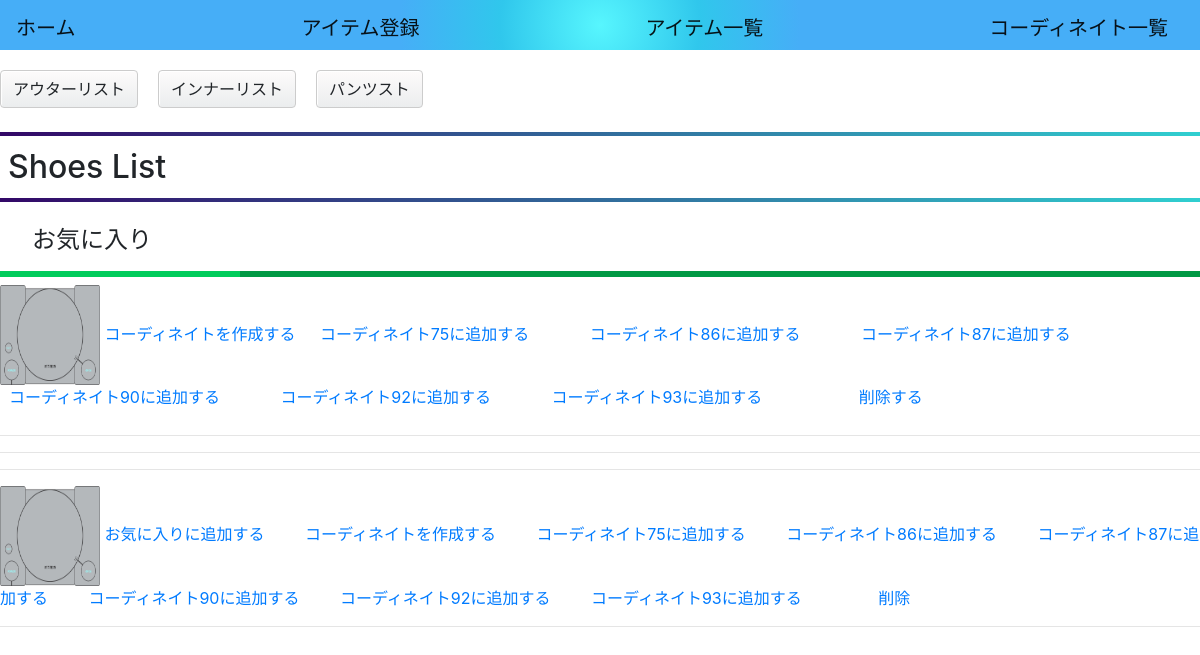
The page /clothes/shoes_list/ (signed in) on the database as committed earlier.
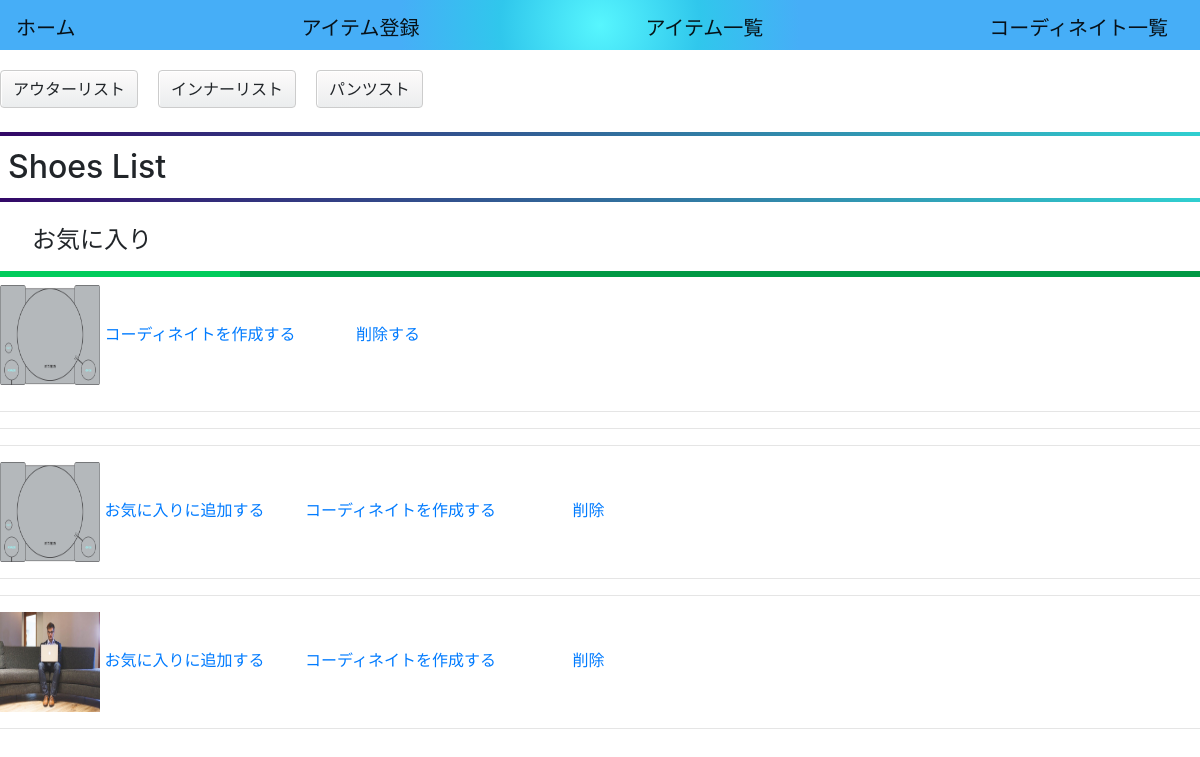
The same page on the database as committed later.
### clothes/models.py (models this page shows, shortened)
class Favorite(models.Model):
    user = models.ForeignKey(Users, on_delete=models.CASCADE, null=True)
    outer = models.FileField(upload_to='picture/',default='')
    inner = models.FileField(upload_to='picture/',default='')
    pants = models.FileField(upload_to='picture/',default='')
    shoes = models.FileField(upload_to='picture/',default='')
    coordinate = models.ForeignKey(Coordinate, on_delete=models.SET_NULL, null=True, blank=True,related_name='favorites')
    create_at = models.DateTimeField(default=timezone.now)
    update_at = models.DateTimeField(default=timezone.now)
    class Meta:
        db_table = 'favorite'

class Coordinate(models.Model):
    id = models.AutoField(primary_key=True)
    user = models.ForeignKey(Users, on_delete=models.CASCADE, null=True)
    name = models.CharField(max_length=10000, blank=True)
    description = models.CharField(max_length=100, blank=True)
    outer = models.FileField(upload_to='picture/',default='')
    inner = models.FileField(upload_to='picture/',default='')
    pants = models.FileField(upload_to='picture/',default='')
    shoes = models.FileField(upload_to='picture/',default='')
    create_at = models.DateTimeField(default=timezone.now)
    update_at = models.DateTimeField(default=timezone.now)
    class Meta:
     db_table = 'coordinate'

class Shoes(models.Model):
    user = models.ForeignKey(Users, on_delete=models.CASCADE, null=True)
    shoes = models.FileField(upload_to='picture/',default='')
    coordinate = models.ForeignKey(Coordinate, on_delete=models.SET_NULL, null=True, blank=True,related_name='shoess')
    create_at = models.DateTimeField(default=timezone.now)
    update_at = models.DateTimeField(default=timezone.now)
    class Meta:
        db_table = 'shoes'

### clothes/views.py (the view)
# urls.py: path('shoes_list/',ShoesListView.as_view(), name='shoes_list'),
class ShoesListView(ListView):
    model = Shoes
    model = Coordinate
    model = Favorite
    template_name = 'clothes/shoes_list.html'
    context_object_name1 = 'shoess'
    context_object_name2 = 'coordinates'
    context_object_name3 = 'favorites'
    def get_queryset(self):
       if self.request.user.is_authenticated:
         shoes_queryset = Shoes.objects.filter(user=self.request.user)
         coordinate_queryset = Coordinate.objects.filter(user=self.request.user)
         favorite_queryset = Favorite.objects.filter(user=self.request.user)
         return shoes_queryset, coordinate_queryset, favorite_queryset
       else:
        return Shoes.objects.none(), Coordinate.objects.none(), Favorite.objects.none()
    def get_context_data(self, **kwargs):
        context = super().get_context_data(**kwargs)
        shoes_queryset, coordinate_queryset, favorite_queryset = self.get_queryset()
        context[self.context_object_name1] = shoes_queryset
        context[self.context_object_name2] = coordinate_queryset
        context[self.context_object_name3] = favorite_queryset
        return context

### templates/clothes/shoes_list.html (shortened to what this page needs)
{% extends "base.html" %}
{% block content %}
<form method="POST">
 <div class="link-container">
  <a href=" {% url 'clothes:outer_list' %}"class="btn btn-radius-solid">アウターリスト</a>
  <a href=" {% url 'clothes:inner_list' %}"class="btn btn-radius-solid">インナーリスト</a>
  <a href=" {% url 'clothes:pants_list' %}"class="btn btn-radius-solid">パンツスト</a>
</div>
<br>
<h2>Shoes List</h2>
<h4>お気に入り</h4>
<div class="link-container">
{% for favorite in favorites %}
{% if favorite.shoes %}
<div class="link-item">
<img width="100px" height="100px"  src="{{ favorite.shoes.url}}" alt="Shoes Image">
<a href=" {% url 'clothes:create_favorite_shoes_coordinate' pk=favorite.id %}">コーディネイトを作成する</a>
{% for coordinate in coordinates %}
{% if not coordinate.shoes %}
  <a href=" {% url 'clothes:add_favorite_shoes_coordinate' shoes_id=favorite.id coordinate_id=coordinate.id %}">コーディネイト{{ coordinate.name }}に追加する</a> &nbsp; &nbsp; &nbsp; &nbsp;
 {% endif %}
{% endfor %}&nbsp; &nbsp; &nbsp; &nbsp;
<a href=" {% url 'clothes:favorite_shoes_delete_picture' pk=favorite.id %}">削除する</a>
</div>
{% endif %}
{% endfor %}
</div>
<hr>
<hr>
{% for shoes in shoess %}
<hr>
<tr>
 <img width="100px" height="100px"  src="{{ shoes.shoes.url}}" alt="Shoes Image">
  <a href=" {% url 'clothes:add_favorite_shoes' pk=shoes.id %}">お気に入りに追加する</a> &nbsp; &nbsp; &nbsp; &nbsp;
  <a href=" {% url 'clothes:create_shoes_coordinate' pk=shoes.id %}">コーディネイトを作成する</a> &nbsp; &nbsp; &nbsp; &nbsp;
  {% for coordinate in coordinates %}
  {% if not coordinate.shoes %}
  <a href=" {% url 'clothes:add_shoes_coordinate' shoes_id=shoes.id coordinate_id=coordinate.id %}">コーディネイト{{ coordinate.name }}に追加する</a> &nbsp; &nbsp; &nbsp; &nbsp;
  {% endif %}
 {% endfor %}&nbsp; &nbsp; &nbsp; &nbsp;
  <a href=" {% url 'clothes:shoes_delete_picture' pk=shoes.id %}">削除</a>
</tr>
<hr>
{% endfor %}
</form>
{% endblock %}

Rows that differ between the two databases and show on the page:
removed Coordinate: name "75"
removed Coordinate: name "86"
removed Coordinate: name "87"
removed Coordinate: name "90"
removed Coordinate: name "92"
removed Coordinate: name "93"
added Shoes: shoes (picture)
